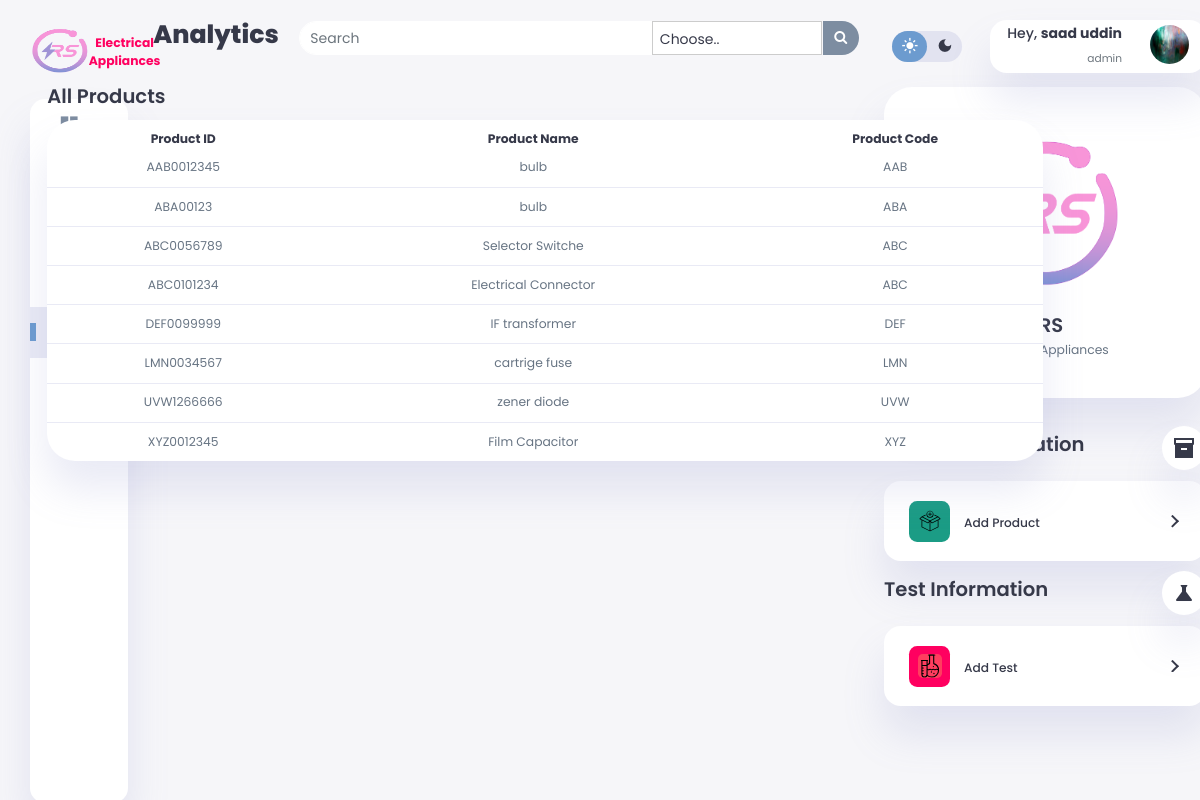
/products.php (signed in), run on the app's committed database.
### tables this page shows
CREATE TABLE `products_table` (
  `product_id` varchar(10) NOT NULL,
  `product_name` varchar(50) NOT NULL,
  `revision_no` varchar(50) NOT NULL,
  `manufacturing_no` varchar(50) NOT NULL,
  `category_name` varchar(255) DEFAULT NULL
);

CREATE TABLE `role` (
  `r_id` int(11) NOT NULL,
  `fname` varchar(50) NOT NULL,
  `lname` varchar(50) NOT NULL,
  `email` varchar(256) NOT NULL,
  `pass` varchar(256) NOT NULL,
  `role` varchar(10) NOT NULL
);

### products.php (the view, shortened to what this page needs)
<?php
include("db_connection.php");
?>
<!DOCTYPE html>
<html lang="en">
<head>
    <link href="https://cdn.jsdelivr.net/npm/bootstrap@5.0.2/dist/css/bootstrap.min.css" rel="stylesheet">
    <link rel="stylesheet" href="https://cdnjs.cloudflare.com/ajax/libs/font-awesome/4.7.0/css/font-awesome.min.css">
    <link rel="stylesheet" href="style.css">
</head>
<body>
<?php
include ("./include/sidebar.php");
?>
<main>
<div class="header-container d-flex justify-content-between">
            <h1>Analytics</h1>
            <div class="search ">
                <form action="search_results.php" method="GET" class='form-inline'>
                    <div class="input-group">
                        <input type='text' id='search' class="form-control search-form" name="query" placeholder="Search">
                        <select class="form-control custom-select search-select" name="category" style="max-width: 170px; max-height: 34px;">
                        <option value="" selected disabled hidden>Choose..</option>
                        </select>
                        <span class="input-group-btn" style="width:39px">
                            <button id="search-this" type="submit" class="pull-right btn btn-default search-btn">
                                <i class="fa fa-search"></i>
                            </button>
                        </span>
                    </div>
                </form>
            </div>
        </div>
            <?php
$productsQuery = "SELECT product_id, product_name, manufacturing_no FROM products_table";
$productsResult = mysqli_query($con, $productsQuery);
?>
<div class="recent-orders">
    <h2>All Products</h2>
    <?php
    if ($productsResult && mysqli_num_rows($productsResult) > 0) {
        echo "<table border='1'>
                <thead>
                    <tr>
                        <th>Serial No</th>
                        <th>Product ID</th>
                        <th>Product Name</th>
                        <th>Product Code</th>
                        <th>Manufacturing No</th>
                    </tr>
                </thead>
                <tbody>";
        $serialNo = 1;
        while ($productsRow = mysqli_fetch_assoc($productsResult)) {
            $productCode = substr($productsRow['product_id'], 0, 3);
            echo "<tr>
                    <td>{$serialNo}</td>
                    <td>{$productsRow['product_id']}</td>
                    <td>{$productsRow['product_name']}</td>
                    <td>{$productCode}</td>
                    <td>{$productsRow['manufacturing_no']}</td>
                  </tr>";
            $serialNo++;
        }
        echo "</tbody></table>";
    } else {
        echo "No Products found";
    }
    ?>
</div>
        </main>
<?php
include ("./include/user-nav.php");
include ("./include/right-section.php");
include ("./include/script.php");
?>

### include/user-nav.php (shortened to what this page needs)
 <?php
include("db_connection.php");
 ?>
 <div class="right-section">
            <div class="nav">
                <div class="day-night">
                    <div class="dark-mode">
                        <span class="material-icons-sharp active">
                        </span>
                        <span class="material-icons-sharp">
                        </span>
                    </div>
                </div>
                <div class="profile">
                    <div class="info">
                        <h6>Hey, <b><?php if(isset($_SESSION['email'])){
                $query = "SELECT * FROM `role` WHERE email = '$_SESSION[email]'";
                $res = mysqli_query($con,$query);
                $row = mysqli_fetch_assoc($res);
                echo $row['fname'] . " " . $row['lname'];
                        }
             ?></b></h6>
                        <small class="text-muted" style="text-align:left;"><?php  echo $row['role']  ?></small>
                    </div>
                    <div class="profile-photo">
                        <img src="images/profile-1.jpg">
                    </div>
                </div>
            </div>

### style.css (style rules this page uses)
:root { --color-primary: #6C9BCF; --color-danger: #FF0060; --color-success: #1B9C85; --color-warning: #f5ca4b; --color-white: #fff; --color-info-dark: #7d8da1; --color-dark: #363949; --color-light: rgba(132, 139, 200, 0.18); --color-dark-variant: #677483; --color-background: #f6f6f9; --card-border-radius: 2rem; --border-radius-1: 0.4rem; --border-radius-2: 1.2rem; --card-padding: 1.8rem; --padding-1: 1.2rem; --box-shadow: 0 2rem 3rem var(--color-light); }
* { margin: 0; padding: 0; outline: 0; appearance: 0; border: 0; text-decoration: none; box-sizing: border-box; }
html { font-size: 14px; }
body { width: 100vw; height: 100vh; font-family: 'Poppins', sans-serif; font-size: 0.88rem; user-select: none; overflow-x: hidden; color: var(--color-dark); background-color: var(--color-background); }
img { display: block; width: 100%; object-fit: cover; }
h1 { font-weight: 800; font-size: 1.8rem; }
h2 { font-weight: 600; font-size: 1.4rem; }
small { font-size: 0.76rem; }
b { color: var(--color-dark); }
.text-muted { color: var(--color-info-dark); }
main { margin-top: 1.4rem; }
.header-container { display: flex; align-items: center; }
.header-container h1 { margin-right: 20px; }
main .search .search-form { border-radius: 30px 0 0 30px; background-color: var(--color-white); color: var(--color-dark); }
main .search .input-group { width: 40rem; }
main .input-group-btn { max-width: 38px; }
main #search { border: 1px solid var(--color-white); }
main .search-btn { cursor: pointer; border-radius: 0 30px 30px 0; background-color: var(--color-info-dark); color: var(--color-white); }
main .recent-orders { margin-top: 1.3rem; }
main .recent-orders h2 { margin-bottom: 0.8rem; }
main .recent-orders table { background-color: var(--color-white); width: 100%; padding: var(--card-padding); text-align: center; box-shadow: var(--box-shadow); border-radius: var(--card-border-radius); transition: all 0.3s ease; }
main .recent-orders table thead th { padding-top: 10px; }
main table tbody td { height: 2.8rem; border-bottom: 1px solid var(--color-light); color: var(--color-dark-variant); }
main table tbody tr:last-child td { border: none; }
.right-section { margin-top: 1.4rem; }
.right-section .day-night { margin-top: 0.8rem; }
.right-section .nav { display: flex; justify-content: end; gap: 2rem; }
.right-section .dark-mode { background-color: var(--color-light); display: flex; justify-content: space-between; align-items: center; height: 2.2rem; width: 5rem; cursor: pointer; border-radius: var(--border-radius-2); }
.right-section .dark-mode span { font-size: 1.2rem; width: 50%; height: 100%; display: flex; align-items: center; justify-content: center; }
.right-section .dark-mode span.active { background-color: var(--color-primary); color: white; border-radius: var(--border-radius-2); }
.right-section .nav .profile { display: flex; gap: 2rem; text-align: right; background-color: var(--color-white); border-radius: var(--border-radius-2); padding: 0.4rem var(--padding-1); box-shadow: var(--box-shadow); transition: all 0.3s ease; }
.right-section .nav .profile .profile-photo { width: 2.8rem; height: 2.8rem; border-radius: 50%; overflow: hidden; }
.custom-select { appearance: none; -webkit-appearance: none; -moz-appearance: none; width: 100%; padding: 0.5rem 3.5rem 0.3rem 0.5rem; border: 1px solid #ccc; border-radius: 4px; }
main .header-container .search .input-group .search-select { background-color: var(--color-white); color: var(--color-dark); }
@media screen and (max-width: 1200px) { main .search .input-group { width: 40rem; } }
@media screen and (max-width: 1200px) { main .recent-orders { width: 94%; position: absolute; left: 50%; transform: translateX(-50%); margin: 2rem 0 0 0.8rem; } }
@media screen and (max-width: 1200px) { main .recent-orders table { width: 83vw; max-height: 80vh; } }

### data on the page
products_table: product_id "AAB0012345", product_name "bulb", product_id "AAB"
products_table: product_id "ABA00123", product_name "bulb", product_id "ABA"
products_table: product_id "ABC0056789", product_name "Selector Switche", product_id "ABC"
products_table: product_id "ABC0101234", product_name "Electrical Connector", product_id "ABC"
products_table: product_id "DEF0099999", product_name "IF transformer", product_id "DEF"
products_table: product_id "LMN0034567", product_name "cartrige fuse", product_id "LMN"
products_table: product_id "UVW1266666", product_name "zener diode", product_id "UVW"
products_table: product_id "XYZ0012345", product_name "Film Capacitor", product_id "XYZ"
role: fname "saad", lname "uddin", role "admin"
